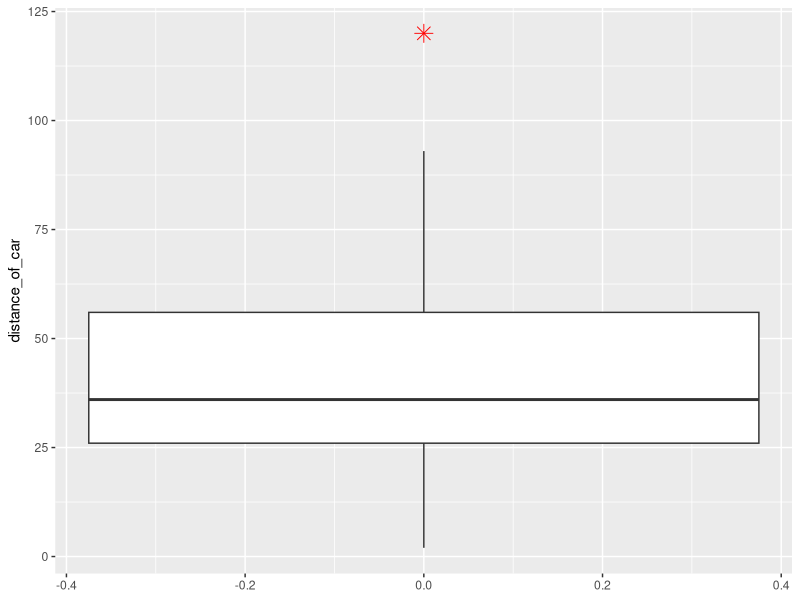
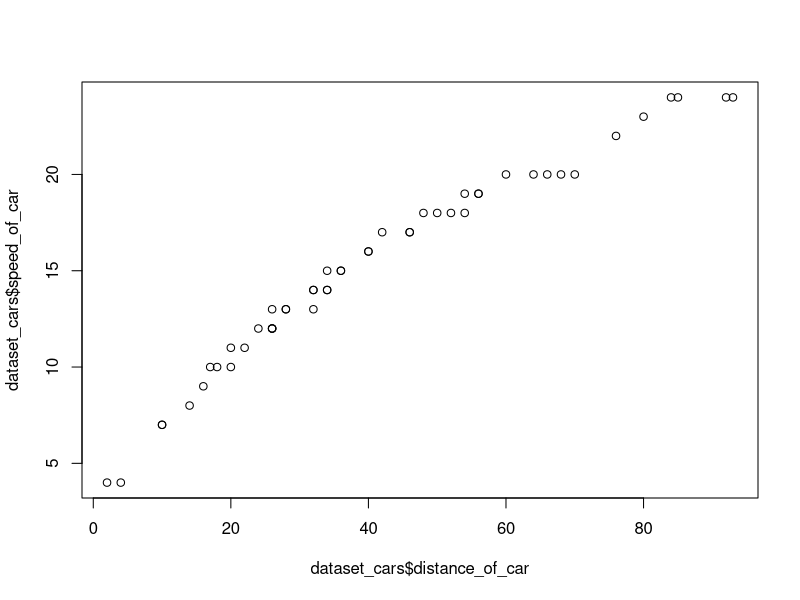
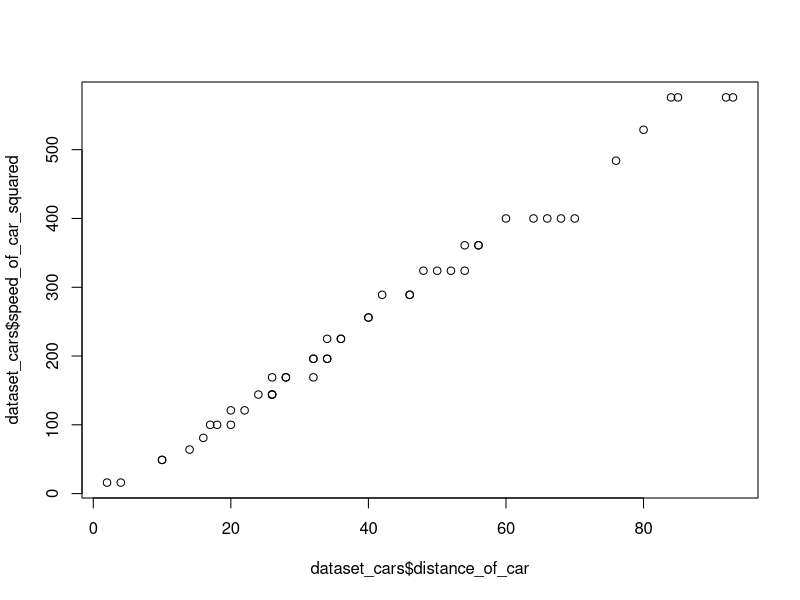
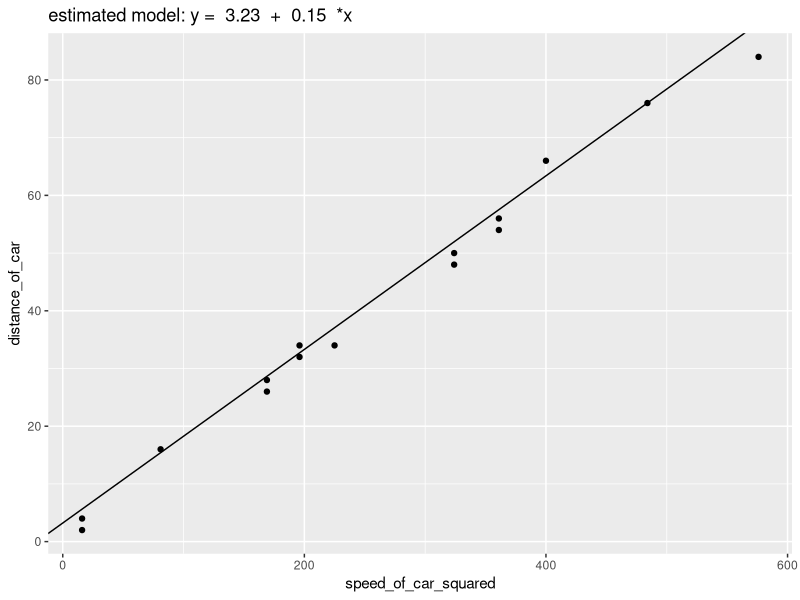

The R source for these figures, in order:
## ---- chunk 1
knitr::opts_chunk$set(echo = TRUE)
## ---- chunk 2
#Import all used libraries
library(readr)
library(ggplot2)

#Import dataset_cars and rename the variables
dataset_cars <- read.csv('./R Tutorial Data Sets/cars.csv', header = TRUE)
names(dataset_cars) <- c("name_of_car", "speed_of_car", "distance_of_car")
## ---- chunk 3
knitr::kable(dataset_cars[1:5,], align = "c")
## ---- chunk 4
summary_cars <- summary(dataset_cars)
knitr::kable(summary_cars, align = "c")
## ---- chunk 5
ggplot(dataset_cars, aes(y = distance_of_car)) + geom_boxplot(outlier.colour="red", outlier.shape=8, outlier.size=4)
## ---- chunk 6
quantile <- quantile(dataset_cars$distance_of_car)
knitr::kable(quantile, align="c")
## ---- chunk 7
outliers <- boxplot(dataset_cars$distance_of_car, plot=FALSE)$out
outliers_instance <- dataset_cars[which(dataset_cars$distance_of_car %in% outliers), ]
knitr::kable(outliers_instance, align="c")
## ---- chunk 8
dataset_cars <- dataset_cars[-which(dataset_cars$distance_of_car %in% outliers),]
## ---- chunk 9
plot(dataset_cars$distance_of_car, dataset_cars$speed_of_car)
## ---- chunk 10
dataset_cars$speed_of_car_squared <- dataset_cars$speed_of_car*dataset_cars$speed_of_car
## ---- chunk 11
plot(dataset_cars$distance_of_car, dataset_cars$speed_of_car_squared)
## ---- chunk 12

set.seed(123)

#Create training set and test set by using a 70/30 split 
train_size <- round(nrow(dataset_cars)*0.70)
test_size <- nrow(dataset_cars) - train_size
training_indices <- sample(seq_len(nrow(dataset_cars)), size = train_size)
training_set <- dataset_cars[training_indices,]
test_set <- dataset_cars[-training_indices,]

#Fit Linear model
lm_model1 <- lm(distance_of_car~ speed_of_car_squared, training_set)
summary_model1 <- summary(lm_model1)
print(summary_model1)

#Store coefficients and equation of final model
lm_model1_coef <- coefficients(lm_model1)
lm_model1_intercept <- lm_model1_coef[1]
lm_model1_coef1 <- intercept <- lm_model1_coef[2]
lm_model1_eq <- paste("estimated model: y = ", round(lm_model1_intercept, 2), " + ", round(lm_model1_coef1, 2), " *x" )
## ---- chunk 13
#Make predictions on test set
lm_model1_test <- lm(distance_of_car~ speed_of_car_squared, test_set)
output_lm_model1_test <- summary(lm_model1_test)
print(output_lm_model1_test)
predictions_model1 <- predict(lm_model1, test_set)

#Add predictions and prediction error to dataframe test data and plot predictions against real values
test_set$prediction <- predictions_model1
test_set$error <- test_set$distance_of_car - predictions_model1
test_set$relative_error <- paste(round(((test_set$error / test_set$distance_of_car)*100), digits = 2), "%")
ggplot(test_set, aes(x = speed_of_car_squared, y = distance_of_car)) + geom_point() + geom_abline(intercept = lm_model1_intercept, slope = lm_model1_coef1) + ggtitle(lm_model1_eq)
## ---- chunk 14
#ggplot(test_set, aes(y = error))
